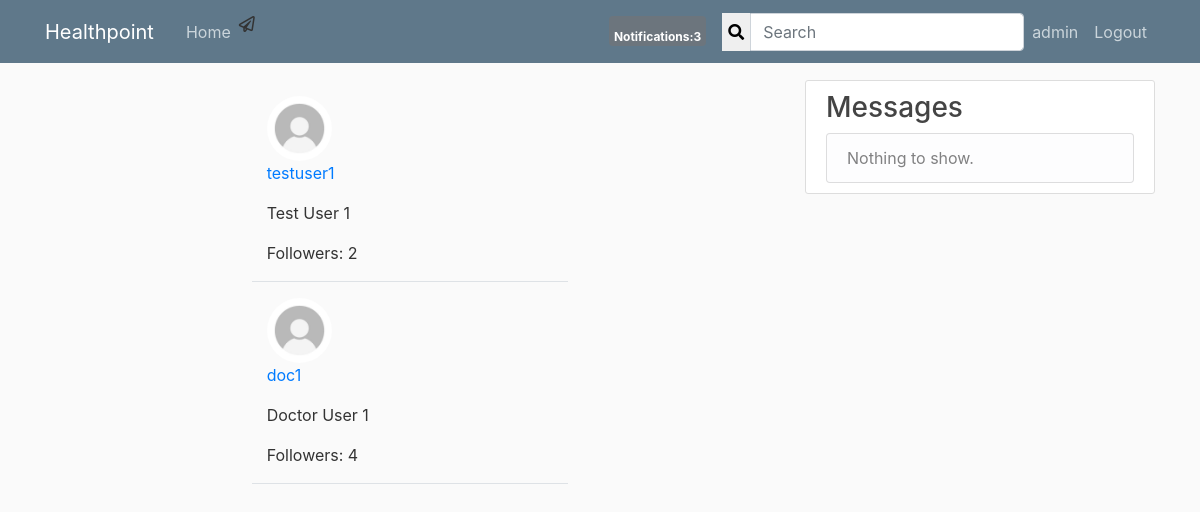
The page /account/user_profile/1/followings/ (signed in) on the database its author committed.
### account/models.py (models this page shows, shortened)
class User(AbstractBaseUser, PermissionsMixin):
	id = models.AutoField(primary_key = True)
	email = models.EmailField(max_length=200, unique=True)
	is_email_verified = models.BooleanField(default=False)
	user_name = models.CharField(max_length=20, unique=True)
	full_name = models.CharField(max_length=100)
	date_joined = models.DateTimeField(default=timezone.now, blank=True)
	is_staff = models.BooleanField(default=False)
	is_active = models.BooleanField(default=True)
	is_doctor = models.BooleanField(default=False)
	is_superuser = models.BooleanField(default=False)
	objects = AccountManager()
	USERNAME_FIELD = 'email'
	REQUIRED_FIELDS = ['user_name', 'full_name']
	def __str__(self):
		return self.user_name

class UserProfile(models.Model):
	user = models.OneToOneField(User, related_name='profile' ,on_delete=models.CASCADE, primary_key=True)
	address = models.CharField(max_length=200, null=True, blank=True)
	profile_pic = models.ImageField(default='default.jpg', upload_to='profile_pics', null=True, blank=True)
	date_of_birth = models.DateField(null=True, blank=True)
	phone = PhoneNumberField(blank=True, null=True, unique=True)
	followers = models.ManyToManyField(User, blank=True, related_name='followers')
	followings = models.ManyToManyField(User, blank=True, related_name='followings')

### account/views.py (the view)
# urls.py: path('user_profile/<int:pk>/followings/', views.ListFollowings.as_view(), name='list-followings'),
class ListFollowings(View):
	def get(self, request, pk, *args, **kwargs):
		profile = UserProfile.objects.get(pk=pk)
		followings = profile.followings.all()
		context = {
		'profile' : profile,
		'followings' : followings,
		}
		return render(request, 'account/followings_list.html', context)

### healthpoint/templatetags/custom_tags.py (called while the page is built)
@register.inclusion_tag('healthpoint/show_notifications.html', takes_context=True)
def show_notifications(context):
	request_user = context['request'].user
	notifications = Notification.objects.filter(to_user=request_user).exclude(user_has_seen=True).order_by('-date')
	return {'notifications':notifications}

### account/templates/account/followings_list.html (shortened to what this page needs)
{% extends "healthpoint/base.html" %}
{% block content %}
{% for following in followings %}
        <div class="row justify-content-center mt-3">
            <div class="col-md-5 col-sm-12 border-bottom position-relative">
            <img class='rounded-circle article-img' src="{{ profile.profile_pic.url }}">
                <p><a class="mr-2" href="{% url 'user_profile' following.profile.pk %}">{{ following.user_name }}</a></p>
                {% if following.full_name %}
                    <p>{{ following.full_name }}</p>
                {% endif %}
                <p>Followers: {{ following.followings.all.count }}</p>
            </div>
        </div>
{% endfor %}
{% endblock %}

### healthpoint/templates/healthpoint/base.html (shortened to what this page needs)
{% load static %}
{% load custom_tags %}
<!DOCTYPE html>
<html lang="en">
<head>
	<link rel="stylesheet" href="https://use.fontawesome.com/releases/v5.8.2/css/all.css">
    <link rel="stylesheet" href="https://maxcdn.bootstrapcdn.com/bootstrap/4.0.0/css/bootstrap.min.css">
    <link rel="stylesheet" type="text/css" href="{% static 'healthpoint/main.css' %}">
    <link rel="stylesheet" href="{% static 'style.css' %}">
</head>
<body>
	<header class="site-header">
	  <nav class="navbar navbar-expand-md navbar-dark bg-steel fixed-top">
	    <div class="container">
	      <a class="navbar-brand mr-4" href="/">Healthpoint</a>
	      <div class="collapse navbar-collapse" id="navbarToggle">
	        <div class="navbar-nav mr-auto">
	          <a class="nav-item nav-link" href="{% url 'healthpoint-home' %}">Home</a>
	          <div class="nav-item" style="margin-right: 15px;">
		          <a class="ml-1000" style="color: #333; transition: 0.5s;" href="{% url 'inbox' %}"><i class="far fa-paper-plane"></i></a>
		        </div>
	        </div>
	        {% if user.is_authenticated %}
	        <div class="nav-item nav-link">
	        		{% show_notifications %}
	        </div>
	        {% endif %}
	        <form class="d-flex" method="GET" action="{% url 'search' %}">
        <div class="input-group">
          <button style="border: none; box-shadow: none;" type="submit"><i class="fas fa-search"></i></button>
          <input type="text" class="form-control" placeholder="Search" aria-label="Search" aria-describedby="basic-addon1" name="query" value="{{ request.GET.query }}">
        </div>
      </form>
	        <div class="navbar-nav">
	        	{% if user.is_authenticated %}
		        	<a class="nav-item nav-link" href="{% url 'user_profile' request.user.pk %}">{{ request.user }}</a>
	        		<a class="nav-item nav-link" href="{% url 'logout' %}">Logout</a>
	        	{% else %}
	        		<a class="nav-item nav-link" href="{% url 'login' %}">Login</a>
					<a class="nav-item nav-link" href="{% url 'register' %}">Register</a>
		        {% endif %}
	        </div>
	      </div>
	    </div>
	  </nav>
	</header>
	<main role="main" class="container">
	  <div class="row">
	    <div class="col-md-8">
	      {% block content %}{% endblock %}
	    </div>
	    <div class="col-md-4">
	      <div class="content-section">
	        <h3>Messages</h3>
	          <ul class="list-group">
	            <li class="list-group-item list-group-item-light">
	            	{% if messages %}
	    				{% for message in messages %}
	    					<div class="alert alert-{{ message.tags }}">
	    						{{ message }}
	    					</div>
	    				{% endfor %}
	    			{% else %}
	    				Nothing to show.
	    			{% endif %}</li>
	          </ul>
	      </div>
	    </div>
	  </div>
	</main>
</body>
</html>

### healthpoint/static/healthpoint/main.css (style rules this page uses)
body { background: #fafafa; color: #333333; margin-top: 5rem; }
h1, h2, h3, h4, h5, h6 { color: #444444; }
ul { margin: 0; }
.bg-steel { background-color: #5f788a; }
.site-header .navbar-nav .nav-link { color: #cbd5db; }
.content-section { background: #ffffff; padding: 10px 20px; border: 1px solid #dddddd; border-radius: 3px; margin-bottom: 20px; }
.article-img { height: 65px; width: 65px; margin-right: 16px; }

### rows shown on the page
User: user "admin"
User: profile_pic (placeholder picture), user_name "testuser1", full_name "Test User 1", followings.all.count "2"
User: profile_pic (placeholder picture), user_name "doc1", full_name "Doctor User 1", followings.all.count "4"

### other values the page prints
{{ notifications.count }} "3"
